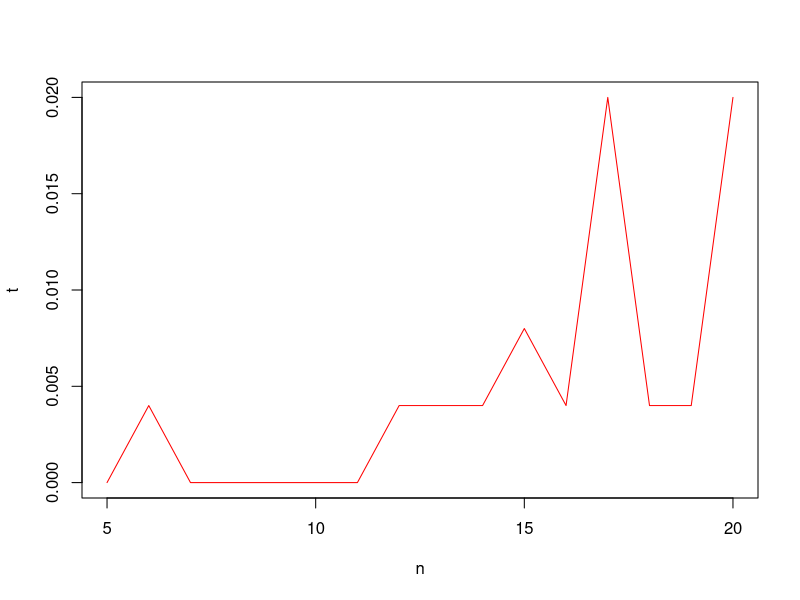

This chart was generated by the following R code:
times <- read.table("times.txt", header=TRUE)
n <- times$n
t <- times$systemtime
t

plot(x=n, y=t, type="l", col="red")

